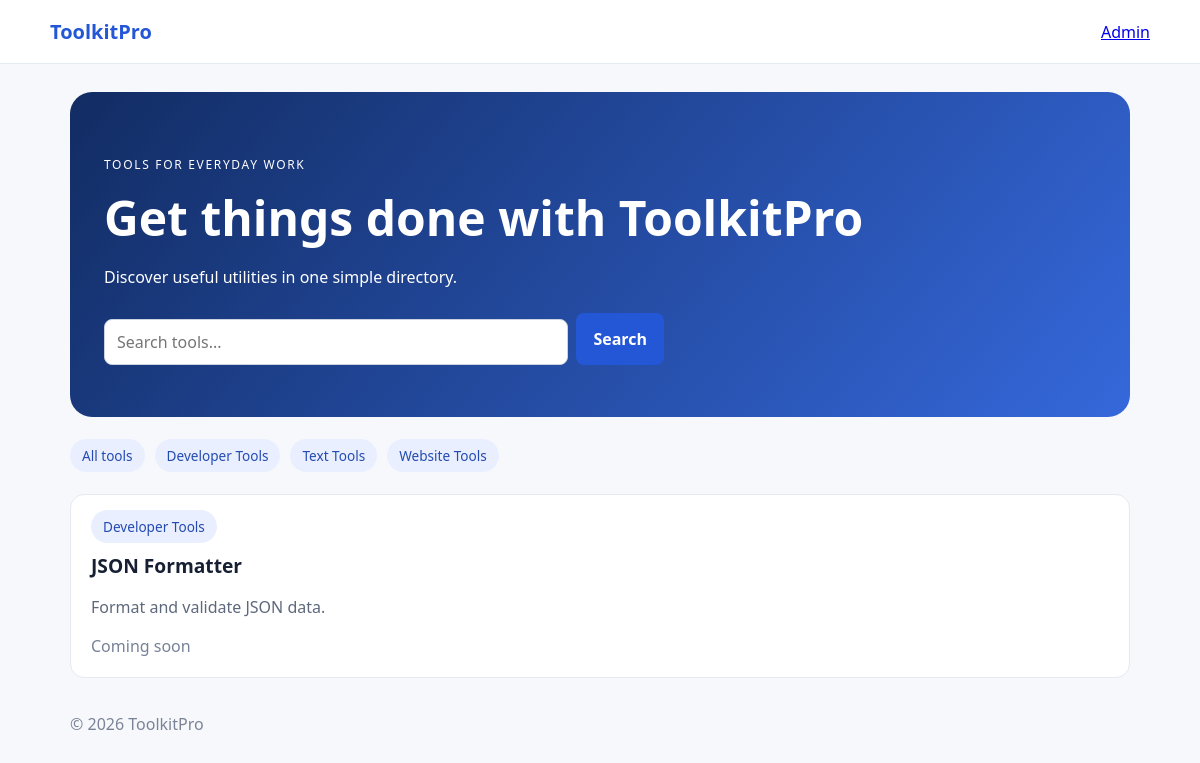
/?category=developer-tools, run on the app's committed database.
### tables this page shows
CREATE TABLE IF NOT EXISTS categories (
  id BIGINT UNSIGNED AUTO_INCREMENT PRIMARY KEY,
  name VARCHAR(100) NOT NULL,
  slug VARCHAR(120) NOT NULL UNIQUE,
  created_at TIMESTAMP NOT NULL DEFAULT CURRENT_TIMESTAMP
);

CREATE TABLE IF NOT EXISTS tools (
  id BIGINT UNSIGNED AUTO_INCREMENT PRIMARY KEY,
  category_id BIGINT UNSIGNED NULL,
  name VARCHAR(160) NOT NULL,
  slug VARCHAR(180) NOT NULL UNIQUE,
  description TEXT NOT NULL,
  tool_url VARCHAR(500) NULL,
  status ENUM('published','draft') NOT NULL DEFAULT 'published',
  created_at TIMESTAMP NOT NULL DEFAULT CURRENT_TIMESTAMP,
  updated_at TIMESTAMP NOT NULL DEFAULT CURRENT_TIMESTAMP ON UPDATE CURRENT_TIMESTAMP,
  CONSTRAINT fk_tools_category FOREIGN KEY (category_id) REFERENCES categories(id) ON DELETE SET NULL
);

### src/bootstrap.php (called while the page is built, shortened)
<?php
function envv(string $key, ?string $default=null): ?string { $v=getenv($key); return $v===false?$default:$v; }
function db(): PDO {
 static $pdo=null; if($pdo instanceof PDO) return $pdo;
 $host=envv('DB_HOST','127.0.0.1');$port=envv('DB_PORT','3306');$name=envv('DB_NAME','toolkitpro');
 $pdo=new PDO("mysql:host=$host;port=$port;dbname=$name;charset=utf8mb4",envv('DB_USER','root'),envv('DB_PASS',''),[PDO::ATTR_ERRMODE=>PDO::ERRMODE_EXCEPTION,PDO::ATTR_DEFAULT_FETCH_MODE=>PDO::FETCH_ASSOC,PDO::ATTR_EMULATE_PREPARES=>false]);
 return $pdo;
}
function e(?string $s): string { return htmlspecialchars($s??'',ENT_QUOTES|ENT_SUBSTITUTE,'UTF-8'); }

### public/index.php (the view, shortened to what this page needs)
<?php
require_once __DIR__ . '/../src/bootstrap.php';
$q = trim((string)($_GET['q'] ?? ''));
$cat = trim((string)($_GET['category'] ?? ''));
$sql = "SELECT t.*, c.name AS category_name, c.slug AS category_slug FROM tools t LEFT JOIN categories c ON c.id=t.category_id WHERE t.status='published'";
$args = [];
if ($cat !== '') { $sql .= " AND c.slug=?"; $args[]=$cat; }
$sql .= " ORDER BY t.name";
$stmt = db()->prepare($sql); $stmt->execute($args); $tools=$stmt->fetchAll();
$categories=db()->query("SELECT name,slug FROM categories ORDER BY name")->fetchAll();
?>
<!doctype html><html lang="en"><head><link rel="stylesheet" href="/assets/style.css"></head><body>
<header class="top"><a class="brand" href="/">ToolkitPro</a><a href="/admin/login.php">Admin</a></header>
<main class="wrap"><section class="hero"><p class="eyebrow">TOOLS FOR EVERYDAY WORK</p><h1>Get things done with ToolkitPro</h1><p>Discover useful utilities in one simple directory.</p>
<form class="search" method="get"><input name="q" value="<?=e($q)?>" placeholder="Search tools..." aria-label="Search tools"><button>Search</button></form></section>
<nav class="filters"><a href="/">All tools</a><?php foreach($categories as $c): ?><a href="/?category=<?=e($c['slug'])?>"><?=e($c['name'])?></a><?php endforeach; ?></nav>
<section class="cards"><?php foreach($tools as $t): ?><article class="tool"><span class="tag"><?=e($t['category_name'] ?? 'Tools')?></span><h2><?=e($t['name'])?></h2><p><?=e($t['description'])?></p><?php if(!empty($t['tool_url'])): ?><a class="go" href="<?=e($t['tool_url'])?>">Open tool →</a><?php else: ?><span class="muted">Coming soon</span><?php endif; ?></article><?php endforeach; ?></section>
<?php if(!$tools): ?><p>No matching tools yet.</p><?php endif; ?><footer>© <?=date('Y')?> ToolkitPro</footer></main></body></html>

### public/assets/style.css (style rules this page uses)
:root { font-family:system-ui,-apple-system,Segoe UI,sans-serif;color:#172033;background:#f6f8fc }
* { box-sizing:border-box }
body { margin:0 }
.top { height:64px;background:#fff;border-bottom:1px solid #e5e9f2;display:flex;align-items:center;justify-content:space-between;padding:0 max(20px,calc((100% - 1100px)/2)) }
.brand { font-weight:800;font-size:1.25rem;color:#2457d6;text-decoration:none }
.wrap { max-width:1100px;margin:0 auto;padding:28px 20px }
.hero { background:linear-gradient(130deg,#122c63,#3568db);color:#fff;padding:52px 34px;border-radius:22px }
.hero h1 { font-size:clamp(2rem,5vw,3rem);margin:8px 0 }
.eyebrow { letter-spacing:.14em;font-size:.75rem }
.search { display:flex;gap:8px;max-width:560px;margin-top:25px }
.search input { flex:1 }
.filters { display:flex;gap:10px;flex-wrap:wrap;margin:22px 0 }
.filters a,.tag { background:#e9efff;color:#244bb1;border-radius:30px;padding:7px 12px;text-decoration:none;font-size:.85rem }
.cards { display:grid;grid-template-columns:repeat(auto-fit,minmax(230px,1fr));gap:16px }
.tool,.panel { background:#fff;border:1px solid #e5e9f2;border-radius:14px;padding:20px }
.tool h2 { font-size:1.2rem;margin:15px 0 8px }
.tool p { color:#5e687c;line-height:1.5 }
.muted,small { color:#778197 }
input,textarea,select { display:block;width:100%;margin-top:6px;padding:11px 12px;border:1px solid #cbd3e1;border-radius:8px;font:inherit;background:#fff }
button { border:0;border-radius:8px;background:#2457d6;color:white;padding:11px 17px;font:inherit;font-weight:650;cursor:pointer }
footer { padding:35px 0;color:#7b8496 }

### data on the page
categories: name "Developer Tools"
categories: name "Text Tools"
categories: name "Website Tools"
tools: category.name "Developer Tools", name "JSON Formatter", description "Format and validate JSON data.", shows "Coming soon"
